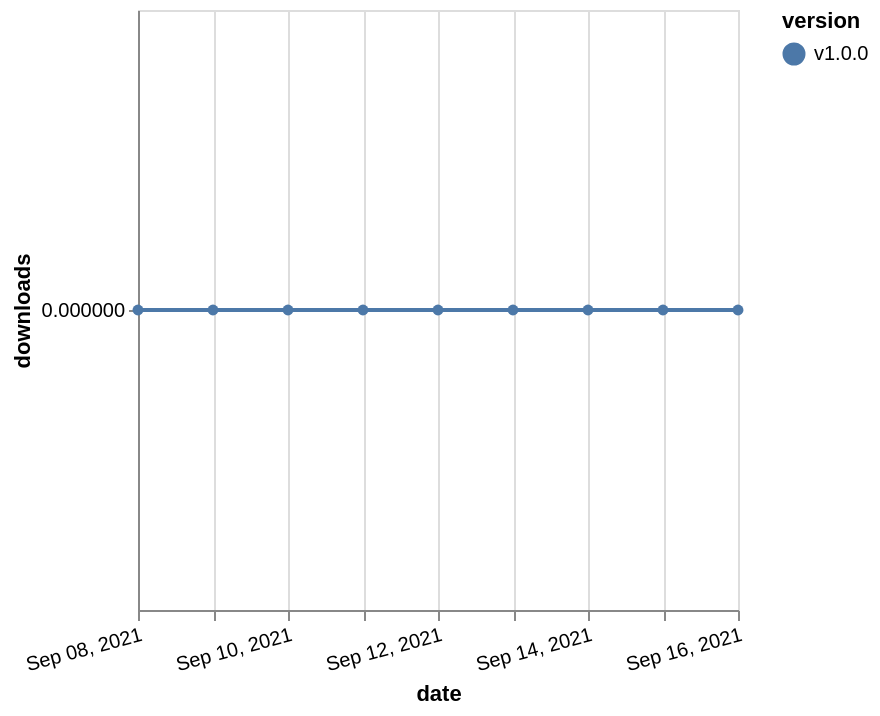

Vega-Lite specification for this chart:
### Vega-Lite specification from a JSON file in a GitHub repository (floating-point values rounded to 4 significant figures)
{"$schema": "https://vega.github.io/schema/vega-lite/v5.json", "description": "A simple bar chart with embedded data.", "data": {"values": [{"date": "2021-09-08", "total": 7, "delta": 0, "version": "v1.0.0"}, {"date": "2021-09-09", "total": 10, "delta": 0, "version": "v1.0.0"}, {"date": "2021-09-10", "total": 13, "delta": 0, "version": "v1.0.0"}, {"date": "2021-09-11", "total": 14, "delta": 0, "version": "v1.0.0"}, {"date": "2021-09-12", "total": 16, "delta": 0, "version": "v1.0.0"}, {"date": "2021-09-13", "total": 18, "delta": 0, "version": "v1.0.0"}, {"date": "2021-09-14", "total": 19, "delta": 0, "version": "v1.0.0"}, {"date": "2021-09-15", "total": 19, "delta": 0, "version": "v1.0.0"}, {"date": "2021-09-16", "total": 20, "delta": 0, "version": "v1.0.0"}]}, "width": "container", "mark": {"type": "line", "point": {"filled": true}}, "encoding": {"x": {"field": "date", "type": "temporal", "timeUnit": "yearmonthdate", "title": "date", "axis": {"labelAngle": -15}}, "y": {"field": "delta", "type": "quantitative", "title": "downloads"}, "color": {"field": "version", "type": "nominal"}, "tooltip": {"field": "delta"}}}
